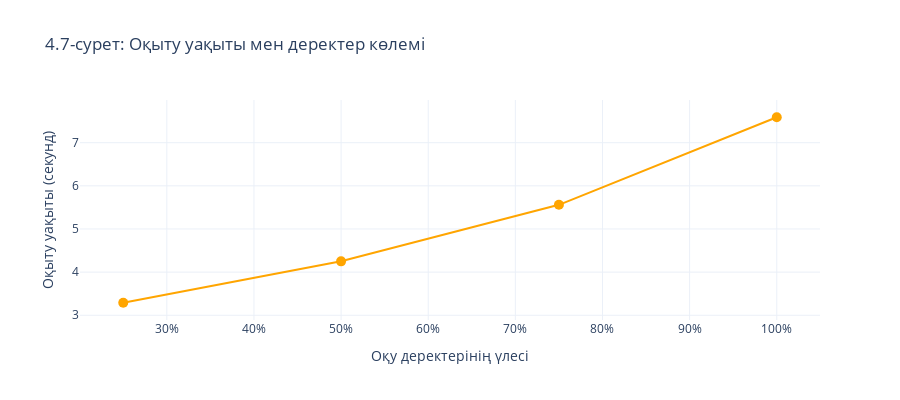

Notebook source saved alongside this figure:
### Code cell
# Training time vs data
fig7 = go.Figure()
fig7.add_trace(go.Scatter(
    x=fractions,
    y=learning_df["train_time_sec"].to_list(),
    mode='lines+markers',
    marker=dict(size=10),
    line=dict(width=2, color='orange')
))
fig7.update_layout(
    title="4.7-сурет: Оқыту уақыты мен деректер көлемі",
    xaxis_title="Оқу деректерінің үлесі",
    yaxis_title="Оқыту уақыты (секунд)",
    xaxis=dict(tickformat=".0%"),
    template="plotly_white",
    height=400
)
fig7.show()

fig7.write_html(OUTPUT_DIR / "fig_training_time.html")

### Figure 1 — Plotly figure (JSON) as saved in the notebook; plotly's stock layout.template omitted (floating-point values rounded to 4 significant figures)
{"data": [{"line": {"color": "orange", "width": 2}, "marker": {"size": 10}, "mode": "lines+markers", "type": "scatter", "x": [0.25, 0.5, 0.75, 1], "y": [3.29, 4.25, 5.56, 7.59]}], "layout": {"height": 400, "title": {"text": "4.7-сурет: Оқыту уақыты мен деректер көлемі"}, "xaxis": {"tickformat": ".0%", "title": {"text": "Оқу деректерінің үлесі"}}, "yaxis": {"title": {"text": "Оқыту уақыты (секунд)"}}}}
